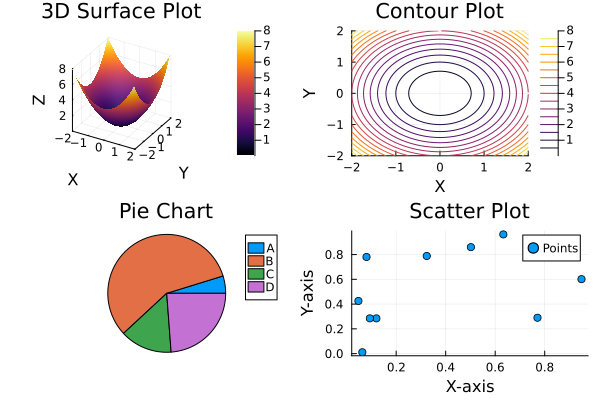

Recreate this plot in Julia.
using Plots

# Data for plots
x = y = range(-2, 2, length=50)
z = [(xi^2 + yi^2) for xi in x, yi in y]
labels = ["A", "B", "C", "D"]
values = [5, 60, 15, 25]
scatter_x = rand(10)
scatter_y = rand(10)

# Create subplots
p1 = surface(x, y, z, xlabel="X", ylabel="Y", zlabel="Z", title="3D Surface Plot")
p2 = contour(x, y, z, xlabel="X", ylabel="Y", title="Contour Plot")
p3 = pie(labels, values, title="Pie Chart")
p4 = scatter(scatter_x, scatter_y, label="Points", xlabel="X-axis", ylabel="Y-axis", title="Scatter Plot")

# Combine all plots in one figure
plot(p1, p2, p3, p4, layout=(2, 2))
savefig("10-subplots.png")
